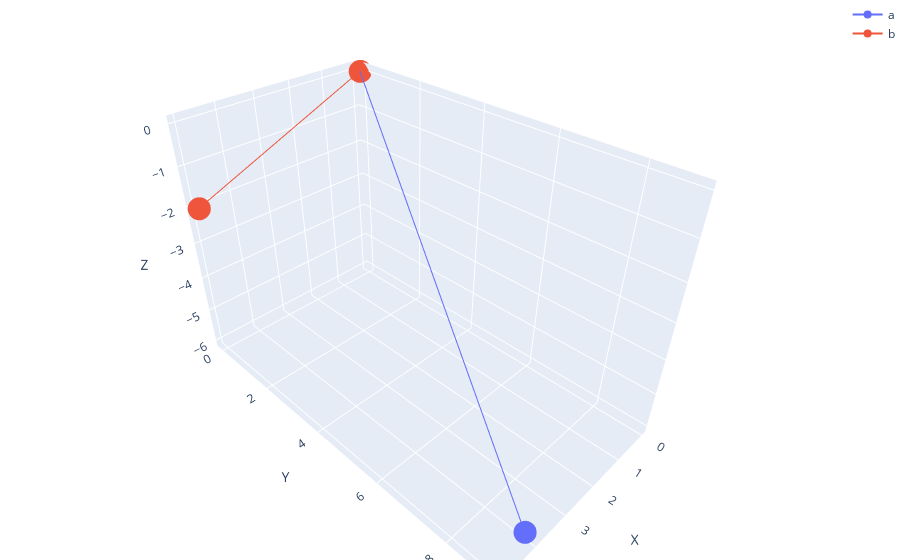
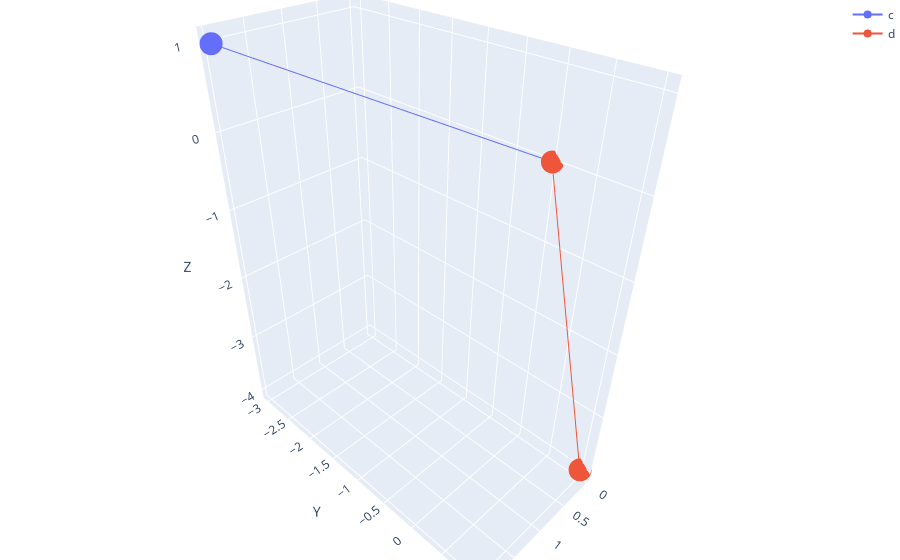
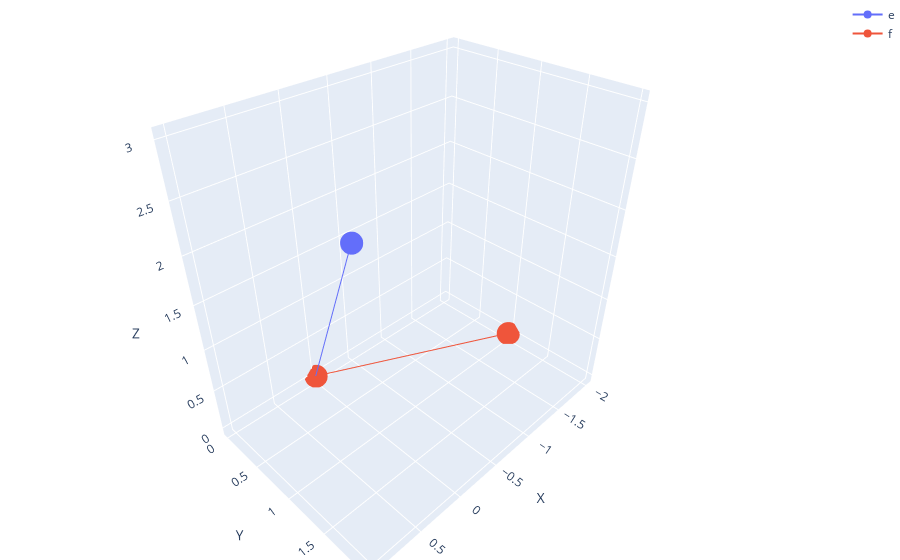

The notebook cell these images were saved under, in order:
### Code cell
# exercicio1
a = np.array([4, 9, -6])
b = np.array([5, 0, -2])
plot_vectors_plotly(a, b, 'a', 'b')

# exercicio2
c = np.array([2, -3, 1])
d = np.array([0, 1, -4])
plot_vectors_plotly(c, d, 'c', 'd')

# exercicio3
e = np.array([1, 2, 3])
f = np.array([-2, 1, 0])
plot_vectors_plotly(e, f, 'e', 'f')

### Figure 1 — Plotly figure (JSON) as saved in the notebook; plotly's stock layout.template omitted (floating-point values rounded to 4 significant figures)
{"data": [{"mode": "lines+markers", "name": "a", "type": "scatter3d", "x": [0, 4], "y": [0, 9], "z": [0, -6]}, {"mode": "lines+markers", "name": "b", "type": "scatter3d", "x": [0, 5], "y": [0, 0], "z": [0, -2]}], "layout": {"margin": {"b": 0, "l": 0, "r": 0, "t": 0}, "scene": {"xaxis": {"title": {"text": "X"}}, "yaxis": {"title": {"text": "Y"}}, "zaxis": {"title": {"text": "Z"}}}}}

### Figure 2 — Plotly figure (JSON) as saved in the notebook; plotly's stock layout.template omitted (floating-point values rounded to 4 significant figures)
{"data": [{"mode": "lines+markers", "name": "c", "type": "scatter3d", "x": [0, 2], "y": [0, -3], "z": [0, 1]}, {"mode": "lines+markers", "name": "d", "type": "scatter3d", "x": [0, 0], "y": [0, 1], "z": [0, -4]}], "layout": {"margin": {"b": 0, "l": 0, "r": 0, "t": 0}, "scene": {"xaxis": {"title": {"text": "X"}}, "yaxis": {"title": {"text": "Y"}}, "zaxis": {"title": {"text": "Z"}}}}}

### Figure 3 — Plotly figure (JSON) as saved in the notebook; plotly's stock layout.template omitted (floating-point values rounded to 4 significant figures)
{"data": [{"mode": "lines+markers", "name": "e", "type": "scatter3d", "x": [0, 1], "y": [0, 2], "z": [0, 3]}, {"mode": "lines+markers", "name": "f", "type": "scatter3d", "x": [0, -2], "y": [0, 1], "z": [0, 0]}], "layout": {"margin": {"b": 0, "l": 0, "r": 0, "t": 0}, "scene": {"xaxis": {"title": {"text": "X"}}, "yaxis": {"title": {"text": "Y"}}, "zaxis": {"title": {"text": "Z"}}}}}
